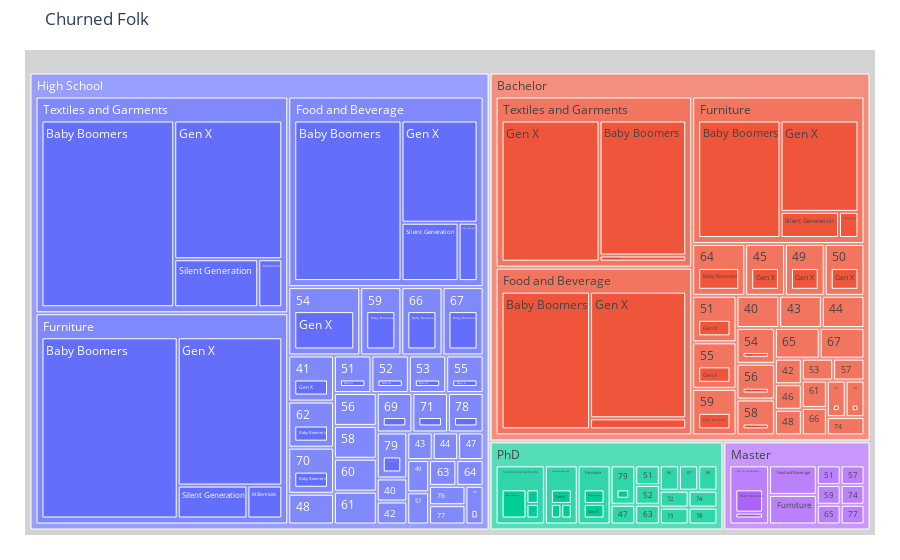
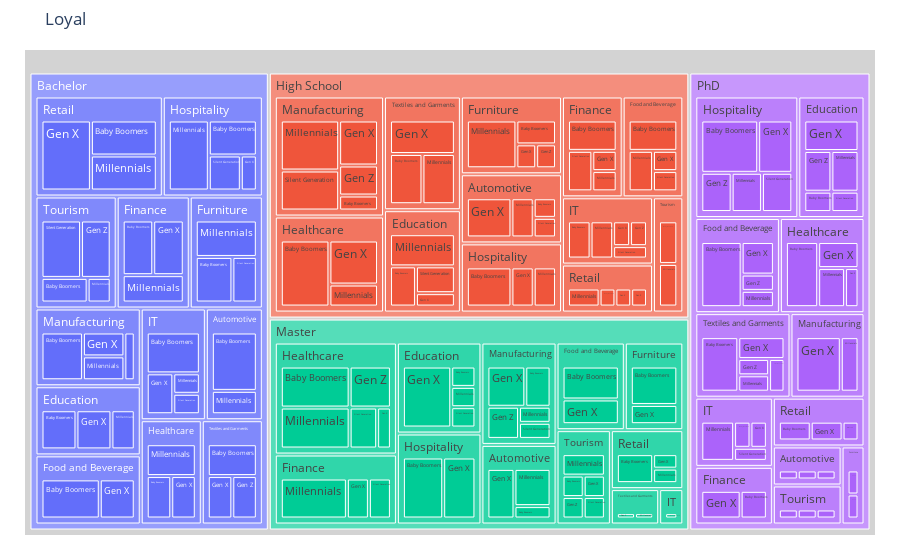
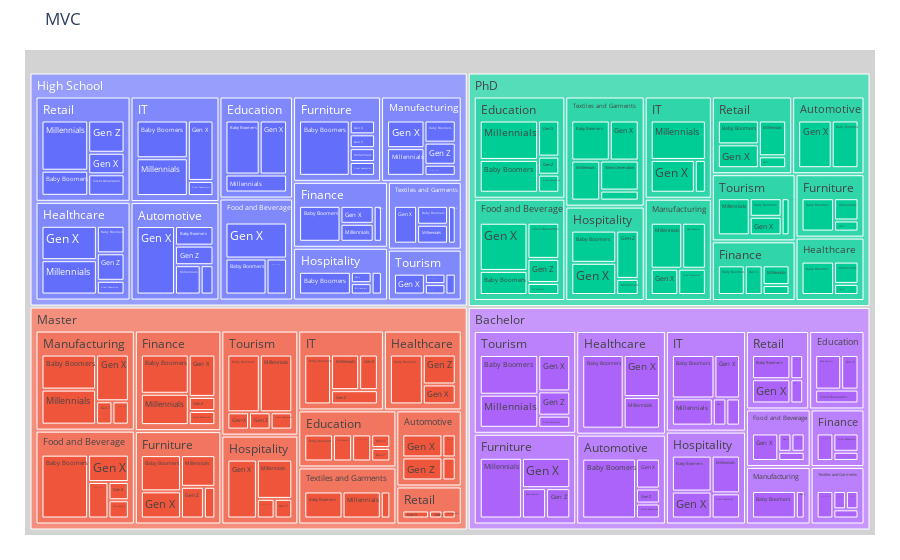
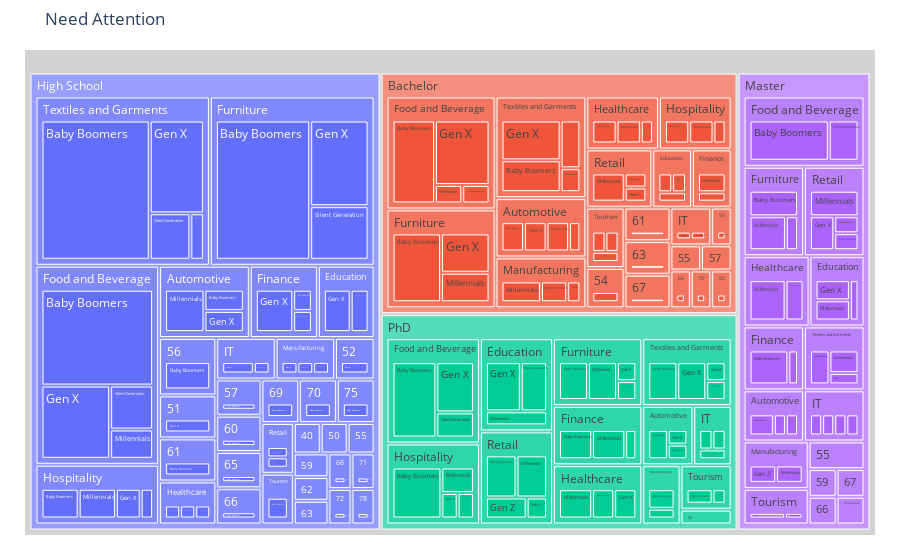

The notebook cell saved with these charts, in order:
### Markdown cell above
## Show drill-down data or sub-segments

Feel free to add more entries to list variable `sub_segment_columns=['customerEducation', 'customerIndustry', 'customerGeneration']`

### Code cell
import plotly.express as px
import pandas as pd

segment_groups = df_customer_datamart.groupby('General_Segment')
for segment, segment_data in segment_groups:
    sub_segment_columns=['customerEducation', 'customerIndustry', 'customerGeneration']
    group_data = segment_data.groupby(sub_segment_columns).size().reset_index(name='count')
    group_data["all"] = segment # in order to have a single root node
    fig = px.treemap(group_data,path=sub_segment_columns, values='count', title=segment)
    fig.update_traces(root_color="lightgrey")
    fig.update_layout(margin = dict(t=50, l=25, r=25, b=25))
    fig.show()
    
for segment, segment_data in segment_groups:
    sub_segment_columns=['customerState']
    group_data = segment_data.groupby(sub_segment_columns).size().reset_index(name='count')
    group_data["all"] = segment # in order to have a single root node
    fig = px.treemap(group_data,path=sub_segment_columns, values='count', title=segment)
    fig.update_traces(root_color="lightgrey")
    fig.update_layout(margin = dict(t=50, l=25, r=25, b=25))
    fig.show()

### Figure 1 — Plotly figure (JSON) as saved in the notebook; plotly's stock layout.template omitted (floating-point values rounded to 4 significant figures; data arrays with more than 128 entries replaced by an {"elided": "..."} marker saying what was removed)
{"data": [{"branchvalues": "total", "domain": {"x": [0, 1], "y": [0, 1]}, "hovertemplate": "labels=%{label}<br>count=%{value}<br>parent=%{parent}<br>id=%{id}<extra></extra>", "ids": {"elided": "202 str values"}, "labels": {"elided": "202 str values"}, "name": "", "parents": {"elided": "202 str values"}, "root": {"color": "lightgrey"}, "type": "treemap", "values": {"elided": "202 int values"}}], "layout": {"legend": {"tracegroupgap": 0}, "margin": {"b": 25, "l": 25, "r": 25, "t": 50}, "title": {"text": "Churned Folk"}}}

### Figure 2 — Plotly figure (JSON) as saved in the notebook; plotly's stock layout.template omitted (floating-point values rounded to 4 significant figures; data arrays with more than 128 entries replaced by an {"elided": "..."} marker saying what was removed)
{"data": [{"branchvalues": "total", "domain": {"x": [0, 1], "y": [0, 1]}, "hovertemplate": "labels=%{label}<br>count=%{value}<br>parent=%{parent}<br>id=%{id}<extra></extra>", "ids": {"elided": "214 str values"}, "labels": {"elided": "214 str values"}, "name": "", "parents": {"elided": "214 str values"}, "root": {"color": "lightgrey"}, "type": "treemap", "values": {"elided": "214 int values"}}], "layout": {"legend": {"tracegroupgap": 0}, "margin": {"b": 25, "l": 25, "r": 25, "t": 50}, "title": {"text": "Loyal "}}}

### Figure 3 — Plotly figure (JSON) as saved in the notebook; plotly's stock layout.template omitted (floating-point values rounded to 4 significant figures; data arrays with more than 128 entries replaced by an {"elided": "..."} marker saying what was removed)
{"data": [{"branchvalues": "total", "domain": {"x": [0, 1], "y": [0, 1]}, "hovertemplate": "labels=%{label}<br>count=%{value}<br>parent=%{parent}<br>id=%{id}<extra></extra>", "ids": {"elided": "245 str values"}, "labels": {"elided": "245 str values"}, "name": "", "parents": {"elided": "245 str values"}, "root": {"color": "lightgrey"}, "type": "treemap", "values": {"elided": "245 int values"}}], "layout": {"legend": {"tracegroupgap": 0}, "margin": {"b": 25, "l": 25, "r": 25, "t": 50}, "title": {"text": "MVC"}}}

### Figure 4 — Plotly figure (JSON) as saved in the notebook; plotly's stock layout.template omitted (floating-point values rounded to 4 significant figures; data arrays with more than 128 entries replaced by an {"elided": "..."} marker saying what was removed)
{"data": [{"branchvalues": "total", "domain": {"x": [0, 1], "y": [0, 1]}, "hovertemplate": "labels=%{label}<br>count=%{value}<br>parent=%{parent}<br>id=%{id}<extra></extra>", "ids": {"elided": "264 str values"}, "labels": {"elided": "264 str values"}, "name": "", "parents": {"elided": "264 str values"}, "root": {"color": "lightgrey"}, "type": "treemap", "values": {"elided": "264 int values"}}], "layout": {"legend": {"tracegroupgap": 0}, "margin": {"b": 25, "l": 25, "r": 25, "t": 50}, "title": {"text": "Need Attention"}}}
